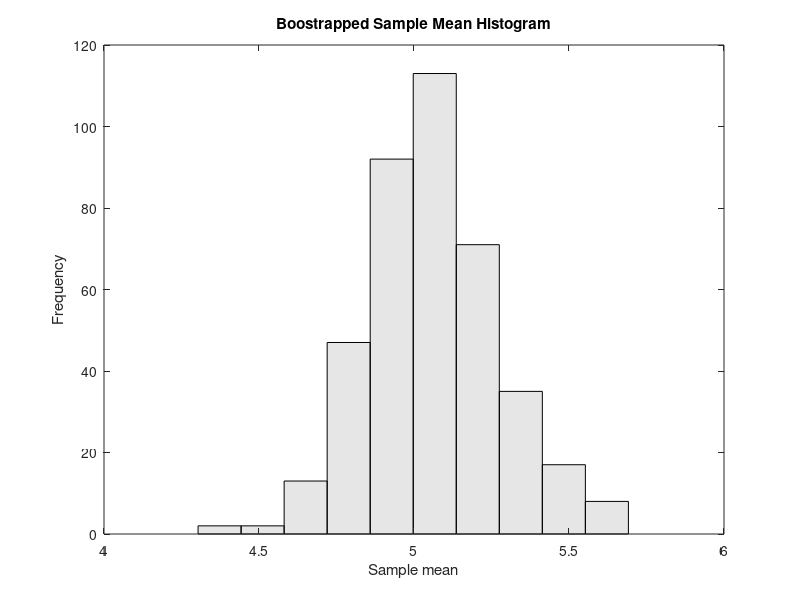

MATLAB code for this plot: (Note: this script raises an error after producing the figure.)
% generate 200 rs from chi-square df=f
X = chi2rnd(5,1,200);
%%
% PART A
n = length(X); % sample size
B = 400;	% number of bootstrap replicates
% Get the value of the statistic of interest.
theta = mean(X);

% Use unidrnd to get the indices to the resamples.
inds = unidrnd(n,n,B);
% Extract these from the data.
xboot = X(inds);
thetab = mean(xboot); % get the mean for each column using
seb = std(thetab);
biasEst = mean(thetab)-theta;

figure(1)
hist(thetab)
set(get(gca,'child'),'FaceColor',[.9 .9 .9],'EdgeColor','black');
title('Boostrapped Sample Mean Histogram')
ylabel('Frequency');  xlabel('Sample mean')
%%
% PART B
thetat = trimmean(X,10); % use MATLAB trimmed mean function to estimate 
thetatb = trimmean(xboot,10); % generate boostrap trimmed mean
sebt = std(thetatb); % calculate the boostrap standard error
biastEst = mean(thetatb)-thetat; % estimate the bias

figure(2)
hist(thetatb)
set(get(gca,'child'),'FaceColor',[.9 .9 .9],'EdgeColor','black');
title('Boostrapped Trimmed Mean Histogram')
ylabel('Frequency'); xlabel('Trimmed mean')

par={'Sample Mean';'Trimmed Mean'}; Value = [mean(thetab); mean(thetatb)];
StdError = [seb; sebt]; Bias = [biasEst; biastEst];
T=table(Value,StdError,Bias,'RowNames',par); disp(T)
